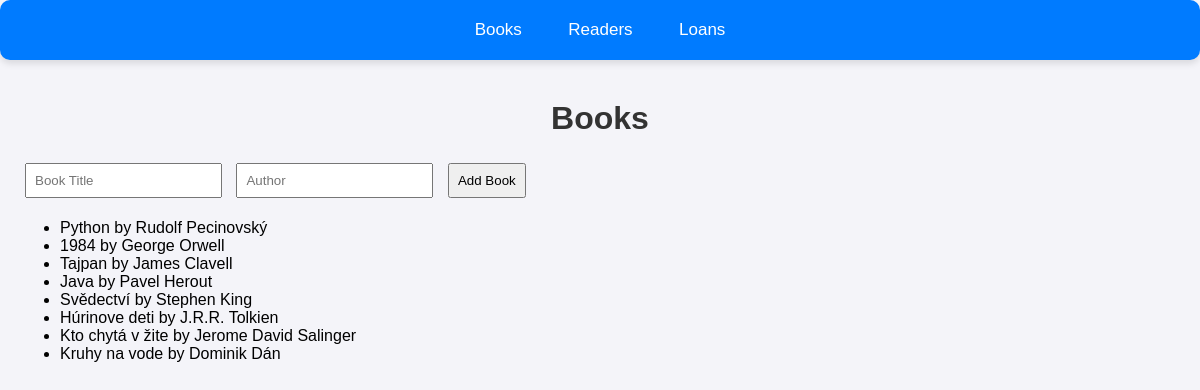
Before: /books with the older database file.
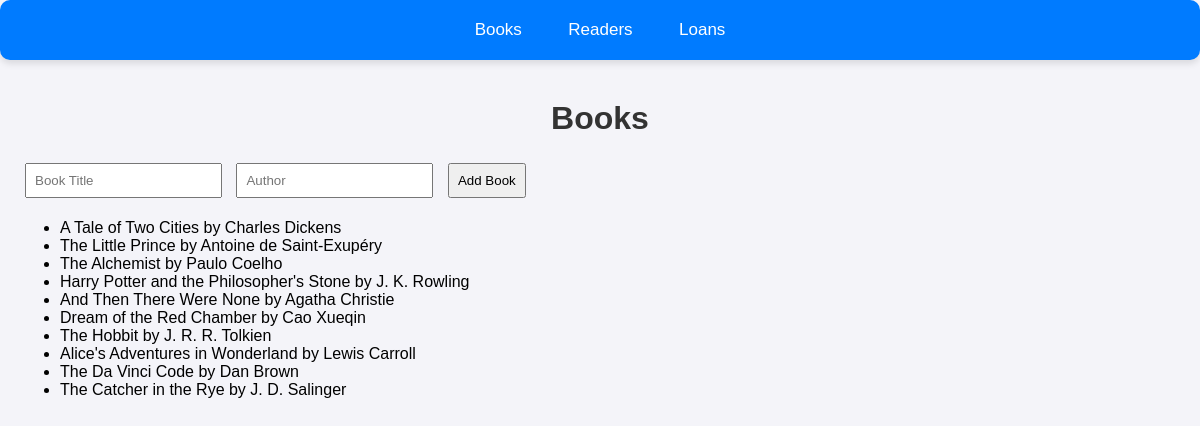
After: the same page with the newer database file.
### models.py (models this page shows)
class Books(db.Model):
    id = db.Column(db.Integer, primary_key=True)
    title = db.Column(db.String(100), nullable=False)
    author = db.Column(db.String(100), nullable=False)
    is_borrowed = db.Column(db.Boolean, default=False)
    loans = db.relationship('Loans', back_populates='books', cascade="all, delete-orphan")

### main.py (the view, shortened to what this page needs)
@app.route('/books', methods=['GET', 'POST'])
def books_manage():
    books = Books.query.all()
    books_with_loans = []
    for book in books:
        loan_info = None
        if book.is_borrowed:
            loan_info = Loans.query.filter_by(books_id=book.id, return_date=None).first()  # Get current active loan
        books_with_loans.append((book, loan_info))
    return render_template('books.html', books_with_loans=books_with_loans)

### templates/books.html (shortened to what this page needs)
{% extends 'base.html' %}
{% block content %}
<h1>Books</h1>
<form method="POST" action="{{ url_for('books_manage') }}">
    <input type="text" name="title" placeholder="Book Title" required>
    <input type="text" name="author" placeholder="Author" required>
    <button type="submit">Add Book</button>
</form>
<ul class="book-list">
    {% for book, loan_info in books_with_loans %}
    <li>
        {{ book.title }} by {{ book.author }}
    </li>
    {% endfor %}
</ul>
{% endblock %}

### templates/base.html (shortened to what this page needs)
<!DOCTYPE html>
<html lang="en">
<head>
    <link rel="stylesheet" href="{{ url_for('static', filename='style.css') }}">
</head>
<body>
    <nav>
        <a href="{{ url_for('books_manage') }}">Books</a>
        <a href="{{ url_for('readers_manage') }}">Readers</a>
        <a href="{{ url_for('loans_manage') }}">Loans</a>
    </nav>
    <main>
        {% block content %}{% endblock %}
    </main>
</body>
</html>

### static/style.css (style rules this page uses)
body { font-family: Arial, sans-serif; background-color: #f4f4f9; margin: 0; padding: 0; }
h1 { color: #333; text-align: center; margin-top: 20px; font-size: 2rem; }
main { padding: 20px; }
form input, form button { margin: 5px; padding: 8px; }
nav { background-color: #007BFF; padding: 20px 0; text-align: center; box-shadow: 0 4px 6px rgba(0, 0, 0, 0.1); border-radius: 10px; }
nav a { color: #ffffff; text-align: center; padding: 14px 16px; text-decoration: none; font-size: 17px; margin: 0 5px; border-radius: 4px; transition: background-color 0.3s ease; }

Changed rows visible on the page:
removed Books: title "Python", author "Rudolf Pecinovský"
removed Books: title "1984", author "George Orwell"
removed Books: title "Tajpan", author "James Clavell"
removed Books: title "Java", author "Pavel Herout"
removed Books: title "Svědectví", author "Stephen King"
removed Books: title "Húrinove deti", author "J.R.R. Tolkien"
removed Books: title "Kto chytá v žite", author "Jerome David Salinger"
removed Books: title "Kruhy na vode", author "Dominik Dán"
added Books: title "A Tale of Two Cities", author "Charles Dickens"
added Books: title "The Little Prince", author "Antoine de Saint-Exupéry"
added Books: title "The Alchemist", author "Paulo Coelho"
added Books: title "Harry Potter and the Philosopher's Stone", author "J. K. Rowling"
added Books: title "And Then There Were None", author "Agatha Christie"
added Books: title "Dream of the Red Chamber", author "Cao Xueqin"
added Books: title "The Hobbit", author "J. R. R. Tolkien"
added Books: title "Alice's Adventures in Wonderland", author "Lewis Carroll"
added Books: title "The Da Vinci Code", author "Dan Brown"
added Books: title "The Catcher in the Rye", author "J. D. Salinger"
